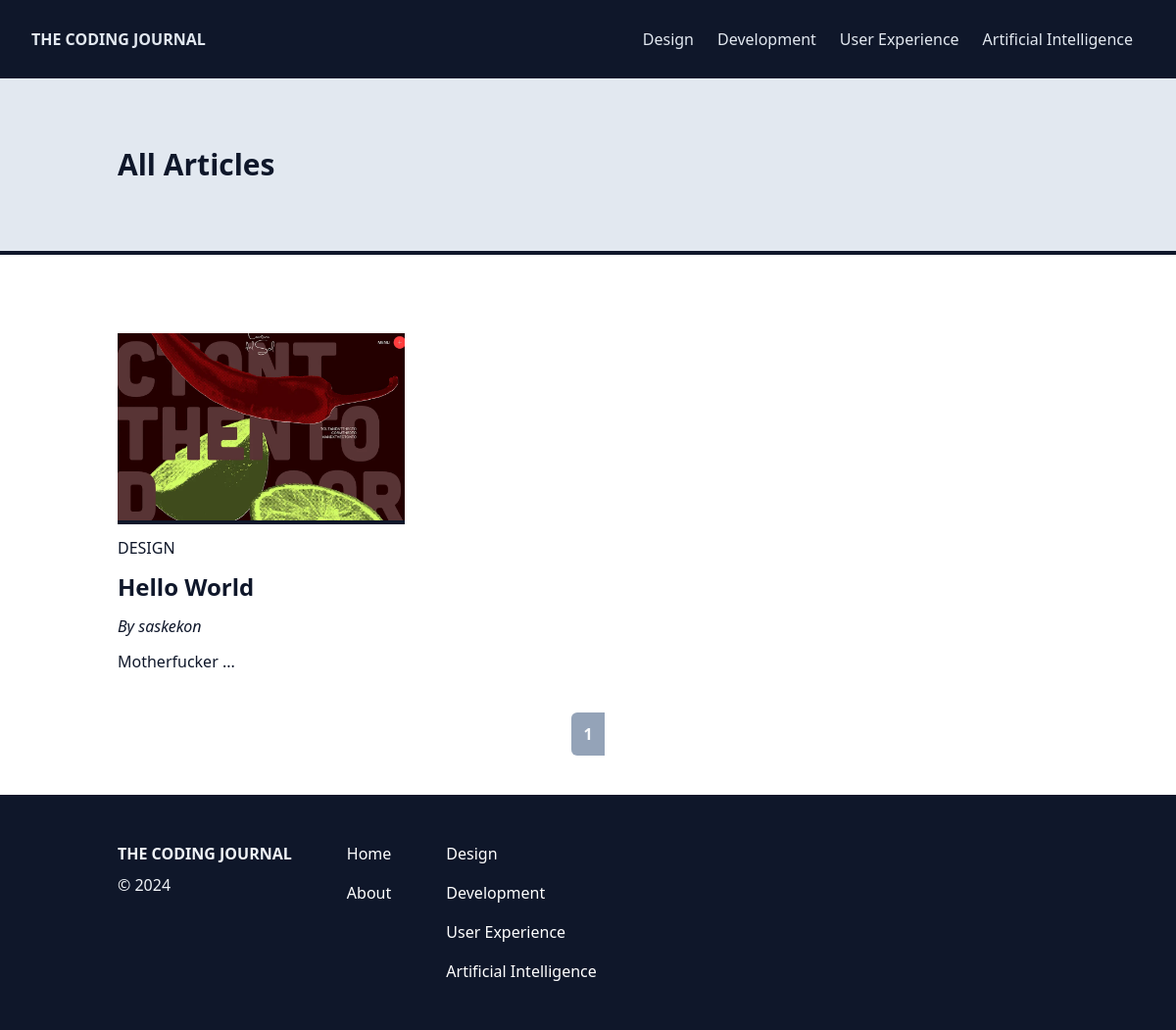
Page /articles on the earlier database version.
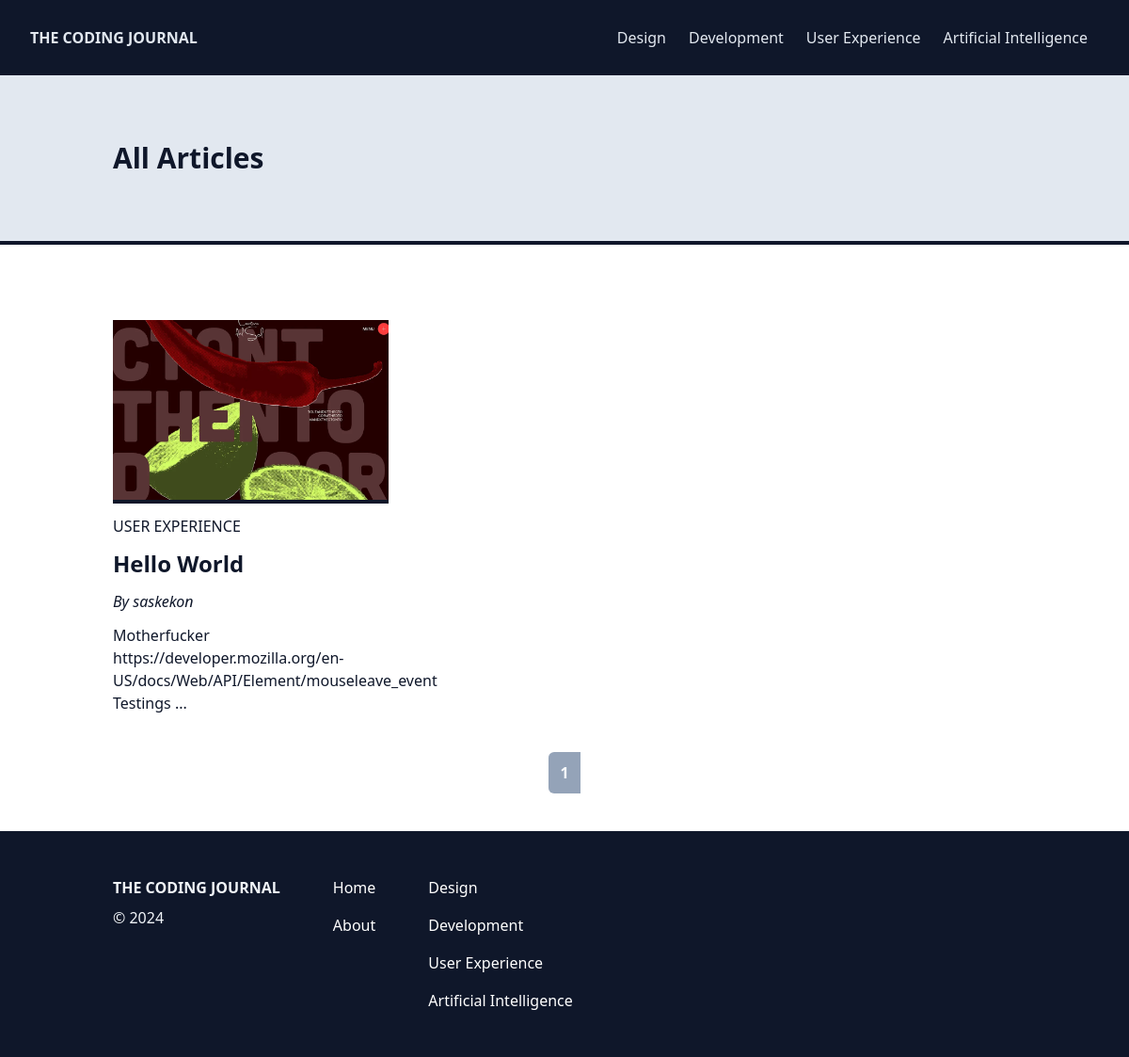
Same page on the later database version.
### app/models.py (models this page shows, shortened)
class Post(db.Model):
    id: Mapped[int] = mapped_column(primary_key=True)
    title: Mapped[str] = mapped_column(String(50))
    body: Mapped[str] = mapped_column(Text)
    featured_image: Mapped[str] = mapped_column(String(255))
    timestamp: Mapped[datetime] = mapped_column(default=lambda: datetime.now(timezone.utc))
    user_id: Mapped[int] = mapped_column(ForeignKey(User.id))
    u_posts: Mapped["User"] = relationship(back_populates="posts")
    category_id: Mapped[int] = mapped_column(ForeignKey(Category.id))
    c_posts: Mapped["Category"] = relationship(back_populates="posts")

class Category(db.Model):
    id: Mapped[int] = mapped_column(primary_key=True)
    key: Mapped[str] = mapped_column(String(25), unique=True)
    name: Mapped[str] = mapped_column(String(50), unique=True)
    posts: Mapped[List["Post"]] = relationship(back_populates="c_posts") # One-to-Many Relationship

class User(db.Model, UserMixin):
    id: Mapped[int] = mapped_column(primary_key=True)
    username: Mapped[str] = mapped_column(String(25), unique=True)
    password_hash: Mapped[str] = mapped_column(String(255))
    email: Mapped[str] = mapped_column(String(50), unique=True)
    registered_date: Mapped[datetime] = mapped_column(default=lambda: datetime.now(timezone.utc))
    profile: Mapped["Profile"] = relationship(back_populates="u_profile", uselist=False) # One-to-One Relationship
    posts: Mapped[List["Post"]] = relationship(back_populates="u_posts") # One-to-Many Relationship
    comments: Mapped[List["Comment"]] = relationship(back_populates="u_comments")

### app/views/main.py (the view)
@main.route("/articles")
def articles():
    posts = db.paginate(db.select(Post).order_by(Post.timestamp.desc()), per_page=9, error_out=False)
    for post in posts:
        post.text_only = remove_html_tags(post.body)
    return render_template("articles.html", posts=posts)

### app/utils.py (called while the page is built)
def remove_html_tags(body):
    soup = BeautifulSoup(body, "html.parser")
    return soup.get_text()

### app/views/main.py (called while the page is built)
@main.context_processor
def inject():
    categories = db.session.scalars(db.select(Category)).all()
    subscribe_form = SubscribeForm()
    return {
        "categories": categories,
        "subscribe_form": subscribe_form,
        }

### app/templates/articles.html (shortened to what this page needs)
{% extends "base.html" %}
{% block body %}
<section class="mb-20 border-b-4 border-slate-900 bg-slate-200 overflow-hidden">
    <div class="container mx-auto px-8">
        <div class="flex items-center h-44">
            <h1 class="text-3xl font-bold">All Articles</h1>
        </div>
    </div>
</section>
<div class="container mx-auto px-8">
    <div class="col-span-8 grid grid-cols-1 md:grid-cols-3 md:gap-10">
        {% for post in posts %}
        <article class="mb-10">
            <a href="{{ url_for('main.single_post', post_id=post.id) }}">
                <div class="border-b-4 border-slate-900 max-h-60 overflow-hidden">
                    <img class="hover:scale-[1.1] transition-all" src="{{ url_for('main.uploaded_image', filename=post.featured_image)}}">
                </div>
                <p class="my-3 uppercase">{{ post.c_posts.name }}</p>
                <h2 class="text-2xl font-bold">{{ post.title }}</h2>
            </a>
            <p class="my-3"><i>By {{ post.u_posts.username }}</i></p>
            <p>{{ post.text_only[:150] | safe }} ...</p>
        </article>
        {% endfor %}
    </div>
    <ul class="flex justify-center mb-10">
        {% for page in posts.iter_pages() %}
            {% if page %}
                {% if page != posts.page %}
                    <li><a class="inline-block px-3 py-2 border-y-2 border-slate-400 hover:bg-slate-400 transition-all" href="{{ url_for('main.articles', page=page) }}">{{ page }}</a></li>
                {% else %}
                    <strong class=
                        "{% if loop.first %}
                            rounded-l-md
                        {% elif loop.last %}
                            rounded-r-md
                        {% endif %}
                        inline-block px-3 py-2 border-y-2 border-slate-400 text-slate-50 bg-slate-400">
                        {{ page }}
                    </strong>
                {% endif %}
            {% else %}
                <span class=ellipsis>…</span>
            {% endif %}
        {% endfor %}
    </ul>
</div>
{% endblock %}

Differences in the rows shown:
changed Post "Hello World": c_posts.name "DESIGN" → "USER EXPERIENCE"; body "Motherfucker" → "Motherfucker https://developer.mozilla.org/en-US/docs/Web/API/Element/mouseleave_event Testings"
